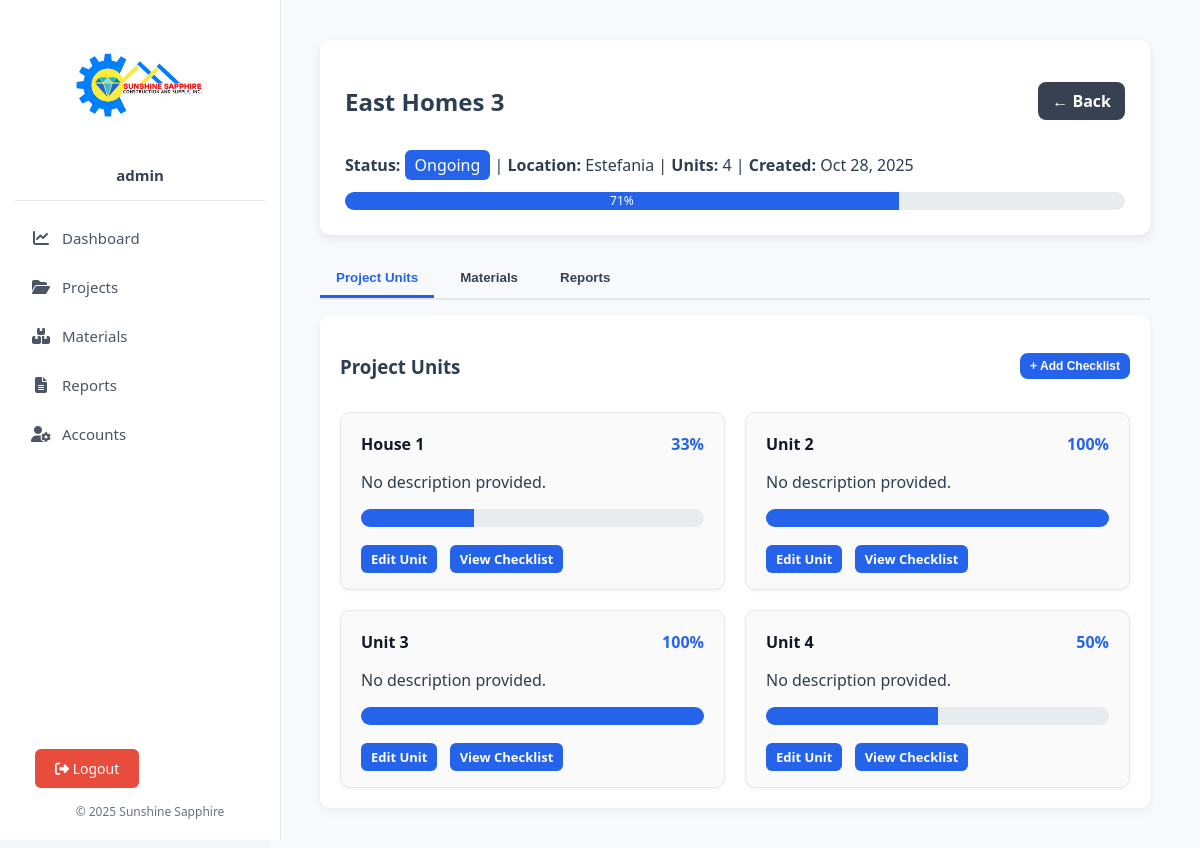
The app's page /modules/view_project.php?id=11 (signed in), older data.
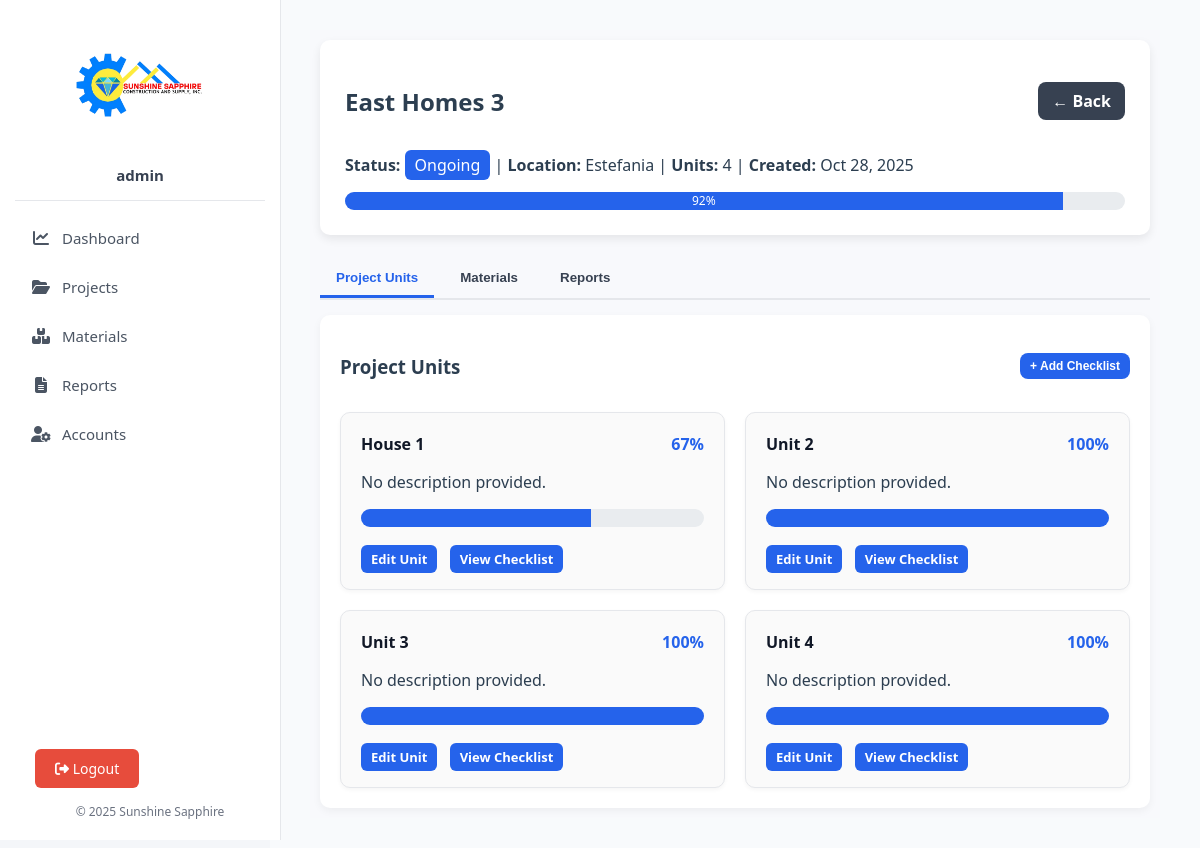
The same page, newer data.
### tables this page shows
CREATE TABLE `project_units` (
  `id` int(11) NOT NULL,
  `project_id` int(11) NOT NULL,
  `name` varchar(100) NOT NULL,
  `description` text DEFAULT NULL,
  `progress` int(11) DEFAULT 0,
  `created_at` datetime DEFAULT current_timestamp()
);

### modules/view_project.php (the view, shortened to what this page needs)
<?php
try {
require_once '../includes/db.php';
$project_id = intval($_GET['id']);
$stmt = $conn->prepare("SELECT * FROM projects WHERE id = ?");
$stmt->bind_param("i", $project_id);
$stmt->execute();
$project = $stmt->get_result()->fetch_assoc();
$units_stmt = $conn->prepare("
    SELECT pu.id, pu.name, pu.progress,
           (SELECT COUNT(*) FROM project_checklists pc WHERE pc.unit_id = pu.id) as total_items,
           (SELECT COUNT(*) FROM project_checklists pc WHERE pc.unit_id = pu.id AND pc.is_completed = 1) as completed_items
    FROM project_units pu
    WHERE pu.project_id = ?
");
$units_stmt->bind_param("i", $project_id);
$units_stmt->execute();
$units_result = $units_stmt->get_result();
$units = [];
while ($row = $units_result->fetch_assoc()) {
    $total = (int)$row['total_items'];
    $completed = (int)$row['completed_items'];
    $row['calculated_progress'] = $total > 0 ? round(($completed / $total) * 100) : 0;
    $row['progress'] = $row['calculated_progress'];
    $units[] = $row;
}
$total_units = count($units);
$total_progress = array_sum(array_column($units, 'progress'));
$overall_progress = $total_units > 0 ? round($total_progress / $total_units) : 0;
if ($project['progress'] != $overall_progress) {
    $project['progress'] = $overall_progress;
}
include '../includes/header.php';
?>
<div class="main-content-wrapper">
  <div class="project-header-card">
    <div class="header-row">
      <h2><?= htmlspecialchars($project['name']); ?></h2>
      <a href="../uploads/projects.php" class="btn-back">← Back</a>
    </div>
    <p><strong>Status:</strong>
      <span class="status <?= strtolower($project['status']); ?>"><?= htmlspecialchars($project['status']); ?></span> |
      <strong>Location:</strong> <?= htmlspecialchars($project['location']); ?> |
      <strong>Units:</strong> <?= $project['units']; ?> |
      <strong>Created:</strong> <?= date('M d, Y', strtotime($project['created_at'])); ?>
    </p>
    <div class="progress-container">
      <div class="progress-bar" style="width: <?= $overall_progress; ?>%;"><?= $overall_progress; ?>%</div>
    </div>
  </div>
  <div class="tab-container">
    <button class="tab-btn active" onclick="openTab('units')">Project Units</button>
    <button class="tab-btn" onclick="openTab('materials')">Materials</button>
    <button class="tab-btn" onclick="openTab('reports')">Reports</button>
  </div>
  <div id="units" class="tab-content active">
    <div class="tab-header">
      <h3>Project Units</h3>
      <button class="btn btn-primary" onclick="toggleChecklistOverlay(true)">+ Add Checklist</button>
    </div>
    <?php if (!empty($units)): ?>
      <div class="unit-grid">
        <?php foreach ($units as $unit): ?>
          <div class="unit-card">
            <h4><?= htmlspecialchars($unit['name']); ?>
              <span class="unit-progress"><?= $unit['progress']; ?>%</span>
            </h4>
            <p><?= !empty($unit['description']) ? htmlspecialchars($unit['description']) : "No description provided."; ?></p>
            <div class="progress-container small">
              <div class="progress-bar" style="width: <?= $unit['progress']; ?>%;"></div>
            </div>
            <div class="unit-actions">
              <a href="../units/edit_unit.php?id=<?= $unit['id']; ?>&project_id=<?= $project_id; ?>" class="btn-view">Edit Unit</a>
              <a href="../checklist/view_checklist.php?unit_id=<?= $unit['id']; ?>&project_id=<?= $project_id; ?>" class="btn-view">View Checklist</a>
            </div>
          </div>
        <?php endforeach; ?>
      </div>
    <?php else: ?>
      <p style="color:#888;">No units found for this project.</p>
    <?php endif; ?>
  </div>
</div>
<?php include '../includes/footer.php'; ?>
<?php
} catch (Exception $e) {
    echo '<div style="background:#f8d7da; color:#721c24; padding:20px; border:1px solid #f5c6cb; border-radius:8px; margin:50px auto; max-width:600px;">';
    echo '<h2>Fatal Error Encountered</h2>';
    echo '<p>There was an unhandled exception that stopped the page from loading.</p>';
    echo '<p><strong>Message:</strong> ' . htmlspecialchars($e->getMessage()) . '</p>';
    echo '<p><strong>File:</strong> ' . htmlspecialchars($e->getFile()) . '</p>';
    echo '<p><strong>Line:</strong> ' . htmlspecialchars($e->getLine()) . '</p>';
    echo '</div>';
    exit;
}
?>

Row changes from the older to the newer data that the page shows:
changed project_units "House 1": progress "33" → "67"
changed project_units "Unit 4": progress "50" → "100"
Text that changed along with them:
$overall_progress: 71 → 92 (drawn)
$overall_progress: "71" → "92"
